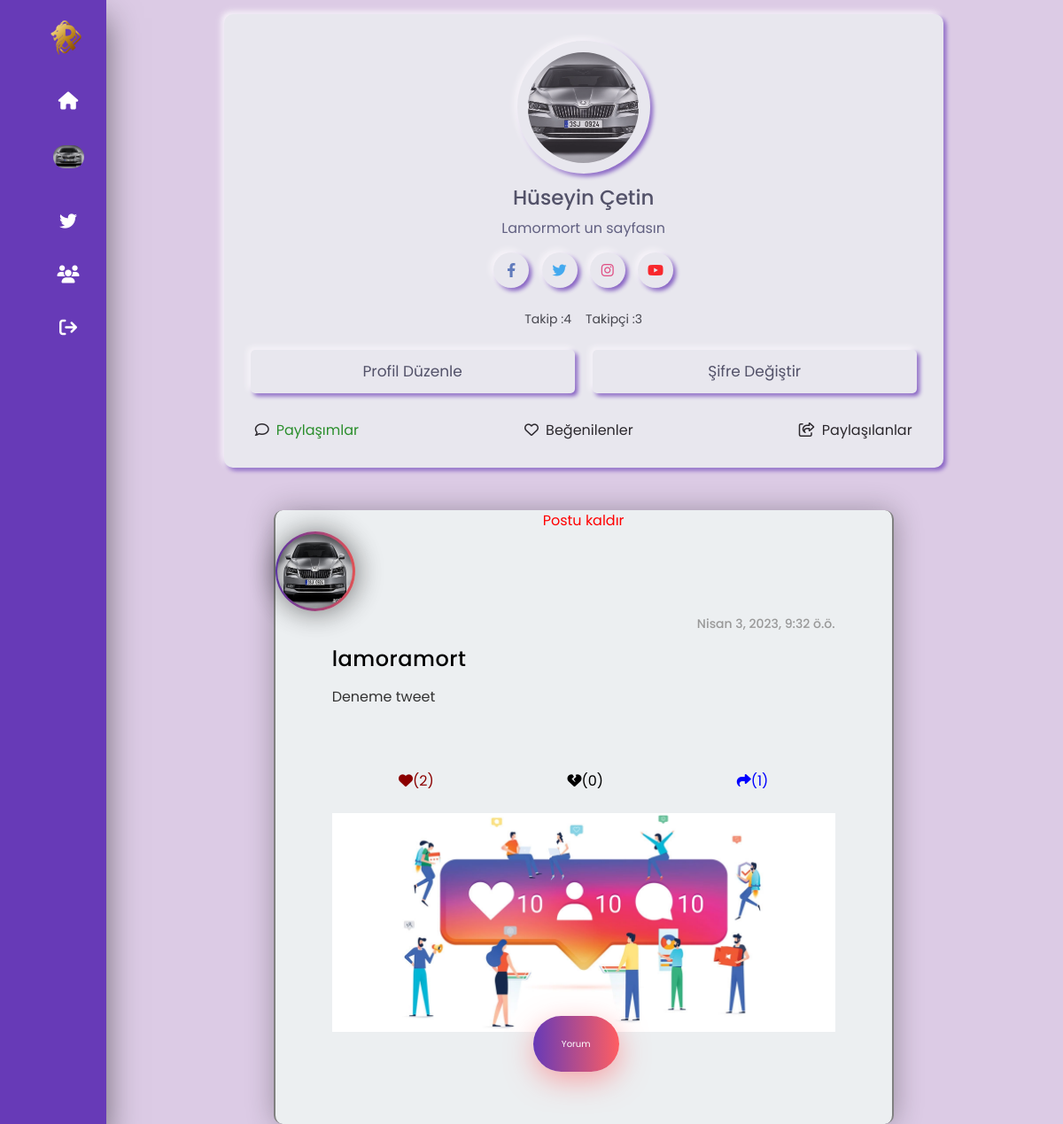
Screenshot of /profile/ (signed in) with the database file from the repository.
### account/models.py (models this page shows, shortened)
class Hesap(models.Model):
    id = models.UUIDField(primary_key=True ,db_index=True , default=uuid.uuid4, editable=False)
    created_at = models.DateTimeField(auto_now_add=True)
    user = models.OneToOneField(User , on_delete=models.CASCADE)
    isim = models.CharField(max_length=100)
    soyisim = models.CharField(max_length=100)
    bio = models.TextField(max_length=500 , blank=True)
    takip = models.ManyToManyField(User ,related_name='takip')
    takipci = models.ManyToManyField(User , related_name='takipci')
    resim = models.FileField(upload_to='profil_pic/' , default='profil_pic/default.jpg',blank=True)

### myapp/models.py (models this page shows, shortened)
class Post(models.Model):
    id = models.UUIDField(primary_key=True,db_index=True , default=uuid.uuid4 , editable=False)
    owner = models.ForeignKey(User, on_delete=models.CASCADE)
    content = models.TextField(max_length=150)
    resim = models.FileField(upload_to = 'postlar/',blank=True)
    created_at = models.DateTimeField(auto_now_add=True)
    like = models.ManyToManyField(User , related_name='like')
    dislike = models.ManyToManyField(User , related_name='dislike')
    retweet = models.ManyToManyField(User, related_name='retweet')

### myapp/views.py (the view, shortened to what this page needs)
# urls.py: path('profile/' , views.profil , name='profile'),
def profil(request):
    user = request.user
    paylasim = Post.objects.filter(owner = request.user)
    begeni = Post.objects.filter(like__in = [request.user])
    retweet = Post.objects.filter(retweet__in = [request.user])
    kullanici = request.user.hesap
    form = HesapForm(instance = kullanici)
    if 'profilduzenle' in request.POST:
        form = HesapForm(request.POST , request.FILES , instance = kullanici)
        if form.is_valid():
            form.save()
            messages.success(request , 'Profiliniz güncellendi')
            return redirect ('profile')
    if request.method == 'POST':
        begen(request)
    context = {
        'user' : user,
        'form' : form,
        'paylasim' : paylasim,
        'begeni' : begeni ,
        'retweet' : retweet
    }
    return render(request , 'profile.html',context)

### myapp/templates/profile.html (shortened to what this page needs)
{% extends "anasayfa.html" %}
{% load static %}
{% block content %}
<div class="ic-div">
    <div class="wrapper mt-3">
        <div class="img-area">
          <div class="inner-area">
            <img src="{{user.hesap.resim.url}}" alt="">
          </div>
        </div>
        <div class="name">{{user.hesap.isim}} {{ user.hesap.soyisim }}</div>
        <div class="about">{{user.hesap.bio}}</div>
        <div class="social-icons">
          <a href="" class="fb"><i class="fab fa-facebook-f"></i></a>
          <a href="#" class="twitter"><i class="fab fa-twitter"></i></a>
          <a href="#" class="insta"><i class="fab fa-instagram"></i></a>
          <a href="#" class="yt"><i class="fab fa-youtube"></i></a>
        </div>
        <div class="takip-div mb-2">
          <small class="me-3">Takip :{{ user.hesap.takip.all.count }}</small>
          <small>Takipçi :{{ user.hesap.takipci.all.count }}</small>
        </div>
        <div class="buttons mt-3">
          <button class="duzenleProfil">Profil Düzenle</button>
          <button class="degissifre">Şifre Değiştir</button>
        </div>
        <div class="social-share">
          <div class="row1">
            <button class="paylasilanlar"><i class="far fa-comment"></i><span class="text1">Paylaşımlar</span></button>
          </div>
          <div class="row1">
            <button class="begenilenler"><i class="far fa-heart"></i><span class="text2">Beğenilenler</span></button>
          </div>
          <div class="row1">
            <button class="retweetlenenler"><i class="fa-regular fa-share-from-square"></i><span class="text3">Paylaşılanlar</span></button>
          </div>
        </div>
    </div>
          <div class="paylasilan mt-5 m-auto">
            {% for post in paylasim %}
            <div class="blog_post mt-5 m-auto">
              <div class="text-center">
                <a class="text-center" style="color: red; text-decoration: none;" href="{% url 'deletePost' post.pk%}">Postu kaldır</a>
              </div>
              <div class="img_pod">
                <img class="img1" src="{{post.owner.hesap.resim.url}}" alt="random image">
              </div>
              <div class="container_copy">
                <h3 class="text-end">{{ post.created_at }}</h3>
                <h1><a href="{% url 'profile' %}">{{post.owner.hesap.user.username}}</a></h1>
                <p>{{ post.content }}</p>
                <form action="" method="POST" class="mb-4">
                  <div class="d-flex justify-content-around">
                    <button style="background-color : #ECEFF1" type="submit" name="begen"
                    {% if request.user in post.like.all %}
                    class='kirmizi'
                    {% endif %}
                    ><i class="fa-solid fa-heart"></i>({{post.like.all.count}})</button>
                    <button style="background-color : #ECEFF1" type="submit" name="begenme"
                    {% if request.user in post.dislike.all %}
                    class='kirmizi'
                    {% else %}
                    {% endif %}
                    ><i class="fa-solid fa-heart-crack"></i>({{post.dislike.all.count}})</button>
                    <button style="background-color : #ECEFF1" type="submit" name="paylas"
                    {% if request.user in post.retweet.all %}
                    class='blue'
                    {% endif %}
                    ><i class="fa-solid fa-share"></i>({{post.retweet.all.count}})</button>
                  </div>
                </form>
                {% if post.resim %}
              <img src="{{post.resim.url}}" class="card-img-bottom" width="100%" />
              {% endif %}
                <a class="btn_primary" href="{% url 'postDetay' post.pk%}" >Yorum</a>
              </div>
            </div>
            {% endfor %}
          </div>
    </div>
</div>
{% endblock content %}

### myapp/templates/anasayfa.html (shortened to what this page needs)
{% load static %}
<!DOCTYPE html>
<html lang="en">
<head>
    <link href="https://cdn.jsdelivr.net/npm/bootstrap@5.3.0-alpha1/dist/css/bootstrap.min.css" rel="stylesheet">
    <link rel="stylesheet" href="https://cdnjs.cloudflare.com/ajax/libs/font-awesome/6.3.0/css/all.min.css" />
    <link rel="stylesheet" href="{% static 'style.css' %}">
</head>
<body>
<div class="main-div">
  <div class="duvar"></div>
    <nav>
        <ul>
            <li class="b">
                <i><img class="logo" src="{% static 'image/logo.png' %}" alt="" width="45px"></i>
            </li>
            {% if user.is_authenticated %}
            <li class="b"><a href="{% url 'anasayfa' %}">
              <i class="fas fa-home"></i>
            </a></li>
            <li class="b"><a href="{% url 'profile' %}">
              <i class="fas mb-3"><img src="{{request.user.hesap.resim.url}}" alt="" width="35px" class="rounded-5"></i>
            </a></li>
            <li class="b"><a href="{% url 'kesfet' %}">
                <i class="fa-brands fa-twitter twittericon"></i>
            </a></li>
            <li class="b"><a href="{% url 'takipedilecek' %}">
              <i class="fas fa-solid fa-users"></i>
          </a></li>
            <li class="b"><a href="{% url 'logout' %}">
              <i class="fas fa-sign-out"></i>
            </a></li>
            {% endif %}
        </ul>
    </nav>
    {% block content %}{% endblock content %}
</body>
</html>

### myapp/static/style.css (style rules this page uses)
* { margin: 0; padding: 0; outline: none; border: none; text-decoration: none; box-sizing: border-box; font-family: "Poppins" , sans-serif; list-style-type:none; }
.kirmizi { color: #8B0000; }
.blue { color: blue; }
body { background: #dccbe5 ; }
.main-div nav { position: fixed; top: 0; bottom: 0; height: 100%; left: 0 ; background-color: #673ab7; width: 120px; overflow: hidden; transition: width 0.2s linear; box-shadow: 0 20px 35px rgba(0, 0, 0, 0.5); z-index: 1; }
.logo { display: flex; transition: all 0.5s ease; margin: 20px 0 0 20px; margin-bottom: 15px; }
.b i { color: white; }
.b a { text-decoration: none; position: relative; color: white ; font-size: 14px; display: table; width: 300px; padding: 10px; }
.fas { position: relative; width: 70px; height: 40px; top: 14px; font-size: 20px; text-align: center; }
.twittericon { position: relative; width: 70px; height: 40px; top: 14px; font-size: 20px; text-align: center; }
.main-div { display: flex; justify-content: space-between; }
.ic-div { width: 100%; }
.duvar { width: 130px; height: 5px; }
.takip-div { width: 100%; display: flex; justify-content: center; }
.blog_post { background: #ECEFF1; width: 700px; border-radius: 10px; box-shadow: 1px 1px 2rem rgba(0, 0, 0, 0.3); position: relative; border-left : 2px solid grey; border-right: 2px solid grey }
.container_copy { padding: 6rem 4rem 5rem 4rem; }
.container_copy h1 a { text-decoration: none; color: black; }
.img_pod { height: 90px; width: 90px; background: linear-gradient(90deg, #673ab7, #ff5e62); box-shadow: 1px 1px 2rem rgba(0, 0, 0, 0.3); border-radius: 100%; position: absolute; display: flex; align-items: center; justify-content: center; }
.img1 { height: 5.3rem; width: 5.3rem; position: relative; border-radius: 100%; box-shadow: 1px 1px 2rem rgba(0, 0, 0, 0.3); }
h3 { margin: 0 0 0.5rem 0; color: #999; font-size: 14px; }
h1 { margin: 0 0 1rem 0; font-size: 24px; letter-spacing: 0.5px; color: #333; margin-top: 17px; }
p { margin: 0 0 4.5rem 0; font-size: 16px; line-height: 1.45; color: #333; }
.btn_primary { border: none; outline: none; background: linear-gradient(90deg, #673ab7, #ff5e62); padding: 1.5rem 2rem; border-radius: 50px; color: white; font-size: 10px; box-shadow: 1px 10px 2rem rgba(255, 94, 98, 0.5); transition: all 0.2s ease-in; text-decoration: none; margin-left: 40%; }
.wrapper, .wrapper .img-area, .social-icons a, .buttons button { background: #ECEFF1; box-shadow: -3px -3px 7px #ffffff, 3px 3px 5px #673ab7; }
.wrapper { position: relative; padding: 30px; border-radius: 10px; display: flex; align-items: center; justify-content: center; flex-direction: column; opacity: .8; width: 75%; margin: auto; }
.wrapper .img-area { height: 150px; width: 150px; border-radius: 50%; display: flex; align-items: center; justify-content: center; }
.img-area .inner-area { height: calc(100% - 25px); width: calc(100% - 25px); border-radius: 50%; }
.inner-area img { height: 100%; width: 100%; border-radius: 50%; object-fit: cover; }
.wrapper .name { font-size: 23px; font-weight: 500; color: #31344b; margin: 10px 0 5px 0; }
.wrapper .about { color: #44476a; font-weight: 400; font-size: 16px; }
.wrapper .social-icons { margin: 15px 0 25px 0; }
.social-share .row1 span { margin-left: 8px; }
.social-icons a { position: relative; height: 40px; width: 40px; margin: 0 5px; display: inline-flex; text-decoration: none; border-radius: 50%; }
.social-icons a i { position: relative; z-index: 3; text-align: center; width: 100%; height: 100%; line-height: 40px; }
.social-icons a.fb i { color: #4267B2; }
.social-icons a.twitter i { color: #1DA1F2; }
.social-icons a.insta i { color: #E1306C; }
.social-icons a.yt i { color: #ff0000; }
.wrapper .buttons { display: flex; width: 100%; justify-content: space-between; }
.buttons button { position: relative; width: 100%; border: none; outline: none; padding: 12px 0; color: #31344b; font-size: 17px; font-weight: 400; border-radius: 5px; cursor: pointer; z-index: 4; }
.buttons button:first-child { margin-right: 10px; }
.buttons button:last-child { margin-left: 10px; }
.wrapper .social-share { display: flex; width: 100%; margin-top: 30px; padding: 0 5px; justify-content: space-between; }
.social-share .row1 { display: flex; justify-content: center; align-items: center; }

### myapp/templates/profile.html (style rules this page uses)
.paylasilanlar span { color: green; }
.paylasilanlar , .retweetlenenler , .begenilenler { background-color: #ECEFF1; }

### rows the page displays
Post: owner.hesap.resim (picture), created_at "Nisan 3, 2023, 9:32 ö.ö.", owner.hesap.user.username "lamoramort", content "Deneme tweet", like.all.count "2", dislike.all.count "0", retweet.all.count "1", resim (picture)

### other values shown
{{ user.hesap.isim }} "Hüseyin"
{{ user.hesap.soyisim }} "Çetin"
{{ user.hesap.bio }} "Lamormort un sayfasın"
{{ user.hesap.takip.all.count }} "4"
{{ user.hesap.takipci.all.count }} "3"
